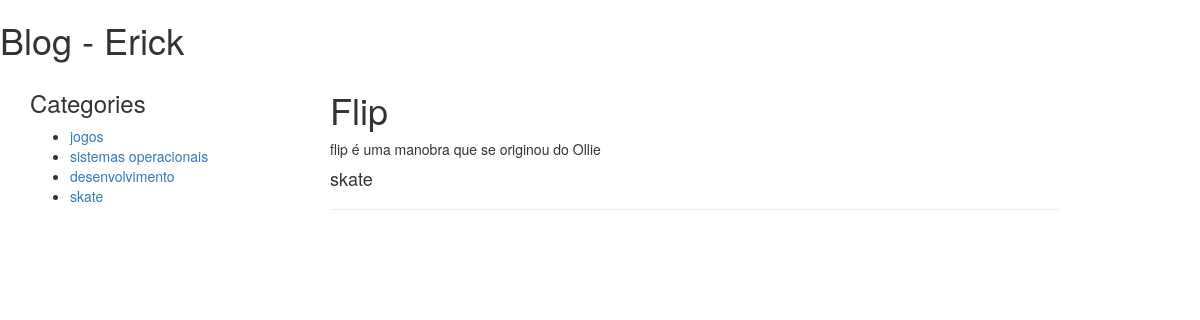
Page /category/4 on the committed database.
### blog/models.py (models this page shows, shortened)
class Category(models.Model):
    nome = models.CharField(max_length=255)
    class Meta:
        verbose_name_plural= 'Categories'
    def __unicode__(self):
        return self.nome

class Post(models.Model):
    category = models.ForeignKey(Category)
    name = models.CharField(max_length=255)
    content = models.TextField()
    STATUS_CHOICES = (
        ('Draft', 'Draft'),
        ('Published', 'Published'),
    )
    status = models.CharField(max_length=20, choices=STATUS_CHOICES, default='Draft')
    created_at = models.DateTimeField(auto_now_add=True)

### blog/views.py (the view)
# urls.py: url(r'category/(?P<category_id>\d+)', views.show_posts_by_category, name='blog.posts_by_category')
def show_posts_by_category(request, category_id):
    name = 'Erick'
    categories = Category.objects.all()
    category = Category.objects.get(pk=category_id)
    posts = Post.objects.filter(category=category, status='Published')
    context = {
        'name': name,
        'categories': categories,
        'posts': posts,
    }
    return render(request, 'blog/home.html', context)

### template/blog/home.html
{% extends "blog/layout.html"%}
{% block posts %}
    {% for post in posts %}
    <article>
        <h1>{{post.name}}</h1>
        <p>{{post.content}}</p>
        <h4>{{post.category}}</h4>
        <hr>
    </article>
    {% endfor %}
{% endblock %}

### template/blog/layout.html (shortened to what this page needs)
<!doctype html>
<html lang="en">
<head>
    <link rel="stylesheet" href="https://maxcdn.bootstrapcdn.com/bootstrap/3.3.6/css/bootstrap.min.css"
>
</head>
<body>
<h1>Blog - {{ name }}</h1>
<div class="container">
    <div class="col-md-3">
        <aside class="row">
            <h3>Categories</h3>
            <ul>
                {% for category in categories %}
                <li>
                   <a href="{% url 'blog.posts_by_category' category.pk %}"> {{ category.nome }}</a>
                </li>
                {% endfor %}
            </ul>
        </aside>
    </div>
    <div class="col-md-8">
        {% block posts %} {% endblock %}
    </div>
</div>
</body>
</html>

### rows in the picture
Category: nome "jogos"
Category: nome "sistemas operacionais"
Category: nome "desenvolvimento"
Category: nome "skate"
Post: name "Flip", content "flip é uma manobra que se originou do Ollie", category "skate"

### other values in the picture
{{ name }} "Erick"
